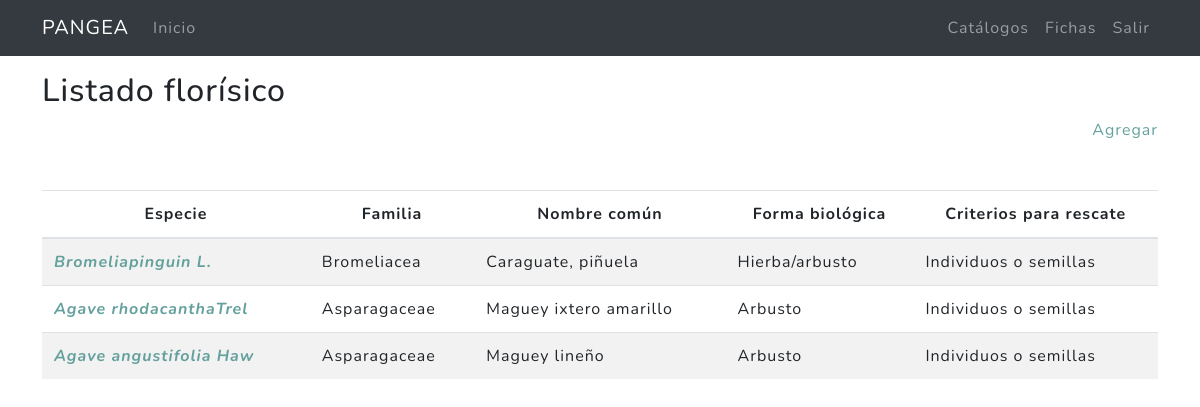
Page /catalogos/flores/ (signed in) on the committed database.
### miscelanea/models.py (models this page shows, shortened)
class ListadoFloristico(models.Model):
    SHIRT_SIZES = (
        ('Individuos', 'Individuos'),
        ('Semillas', 'Semillas'),
        ('Estacas', 'Estacas'),
        ('Individuos o semillas', 'Individuos o semillas'),
        ('Individuos, semillas o estacas', 'Individuos, semillas o estacas'),
    )
    familia = models.CharField(max_length=1500,verbose_name = "Familia")
    especie = models.CharField(max_length=1500,verbose_name = "Especie")
    nombre = models.CharField(max_length=1500,verbose_name = "Nombre común")
    forma = models.CharField(max_length=1500,verbose_name = "Forma biológica")
    rescate = models.CharField(max_length=1500, choices=SHIRT_SIZES,verbose_name='Criterios para rescate')
    created = models.DateTimeField(auto_now_add = True,verbose_name = "Fecha de creación")
    updated = models.DateTimeField(auto_now = True,verbose_name = "Fecha de edición")
    class Meta:
        verbose_name = "Listado florísico"
        verbose_name_plural = "Listado florísico"
        ordering = ["nombre"]

### miscelanea/views.py (the view)
# urls.py: path('flores/', ListadoFloristicoListView.as_view(), name='flores'),
@method_decorator(login_required,name='dispatch')
class  ListadoFloristicoListView(ListView):
    model =  ListadoFloristico
    template_name = "miscelanea/listadofloristico_list.html"
    paginate_by = 20
    def get_context_data(self, **kwargs):
        context = super().get_context_data(**kwargs)
        context['p_title']=ListadoFloristico._meta.verbose_name
        return context

### miscelanea/templates/miscelanea/listadofloristico_list.html (shortened to what this page needs)
{% extends 'cap2/base_mx.html' %}
{% load static %}
{% block content %}
<main role="main">
  <div class="container mb-4">
    <h2 class="mt-3">{{p_title}}</h2>
    <div class="agregar mb-4 text-right"><a href="{% url 'catalogos:flor-create' %}">Agregar</a></div>
    <table class="table  table-striped mt-5">
      <thead>
        <tr>
          <th scope="col" class="text-center">Especie</th>
          <th scope="col" class="text-center">Familia</th>
          <th scope="col" class="text-center">Nombre común</th>
          <th scope="col" class="text-center">Forma biológica</th>
          <th scope="col" class="text-center">Criterios para rescate</th>
        </tr>
      </thead>
      <tbody>
      {% for ins in listadofloristico_list %}
          <tr>
            <th scope="row"><a class = "font-italic" href="{% url 'catalogos:flor-update' ins.id %}">{{ins.especie}} </a></th>
            <td>{{ins.familia}}</td>
            <td>{{ins.nombre}}</td>
            <td>{{ins.forma}}</td>
            <td>{{ins.rescate}}</td>
          </tr>
      {% endfor %}
      </tbody>
    </table>
  </div>
</main>
{% endblock %}

### rows in the picture
ListadoFloristico: especie "Bromeliapinguin L.", familia "Bromeliacea", nombre "Caraguate, piñuela", forma "Hierba/arbusto", rescate "Individuos o semillas"
ListadoFloristico: especie "Agave rhodacanthaTrel", familia "Asparagaceae", nombre "Maguey ixtero amarillo", forma "Arbusto", rescate "Individuos o semillas"
ListadoFloristico: especie "Agave angustifolia Haw", familia "Asparagaceae", nombre "Maguey lineño", forma "Arbusto", rescate "Individuos o semillas"

### other values in the picture
{{ p_title }} "Listado florísico"
